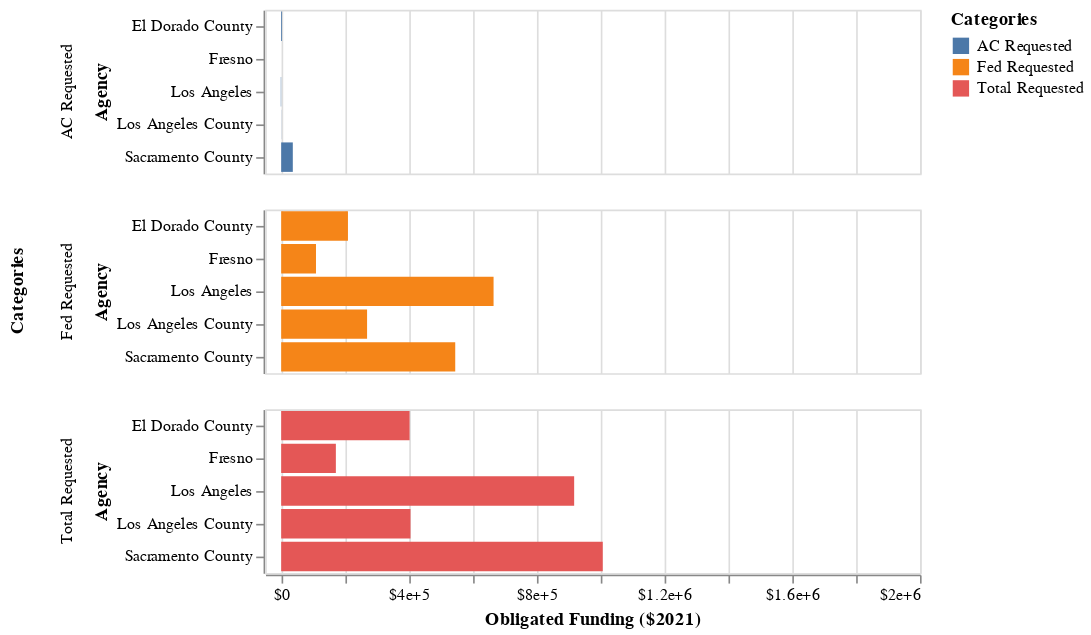
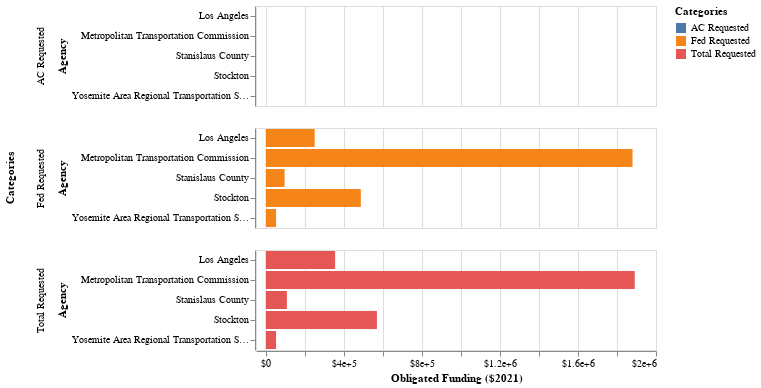
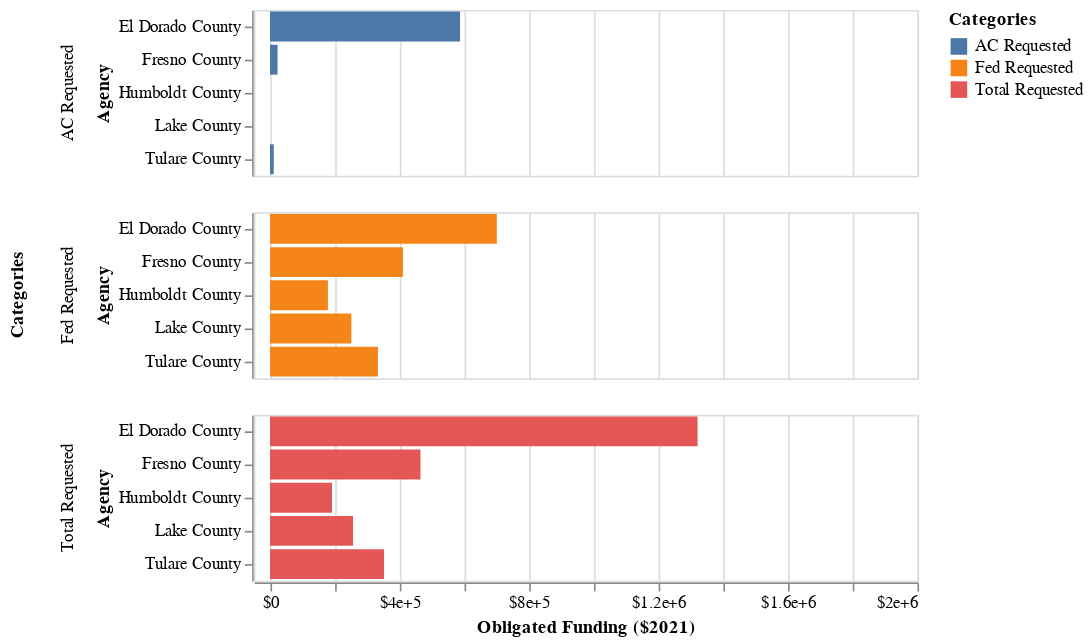
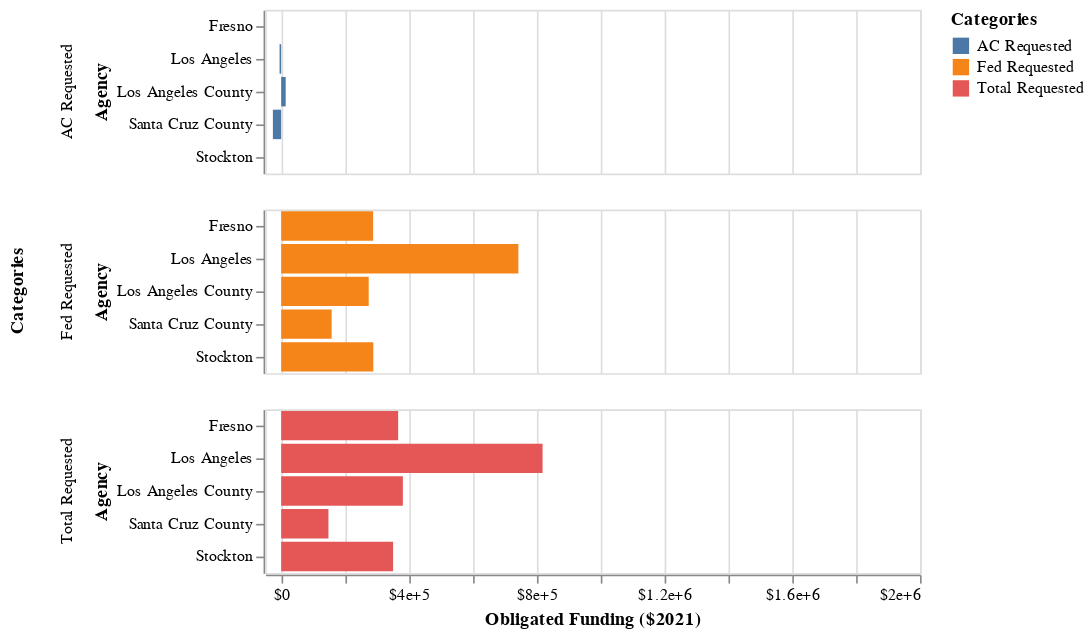

The cell these charts' notebook holds for them, in order:
### Code cell
work_cat = ['active_transp', 'transit', 'bridge', 'street','freeway', 'infra_resiliency_er',
       'congestion_relief']

for i in work_cat:
    subset = (df>>filter(_[i]==1))
    subset_2 = ((_dla_utils.find_top(subset))>>filter(_.variable=='primary_agency_name')
            >>select(_.value,_.count)).head(5)
    subset_2['Percent of Category'] = (((subset_2['count'])/(len(subset)))*100)
    subset_2 =subset_2.rename(columns = {'value':'Agency', 'count':f'{_dla_utils.labeling(i)} Obligations'})
    
    
    #generate chart:
    
    subset_3= ((subset.groupby(['primary_agency_name']).agg({i:'sum',
                                                    'process_days':'mean',
                                                    'adjusted_total_requested':'mean',
                                                    'adjusted_fed_requested':'mean',
                                                    'adjusted_ac_requested':'mean'}).reset_index())>>arrange(-_[i])).head(5)
    
    subset_3 =subset_3.rename(columns = {'primary_agency_name':'Agency',
                                         'adjusted_total_requested':'Total Requested',
                                         'adjusted_fed_requested':'Fed Requested',
                                         'adjusted_ac_requested':'AC Requested'})
    
    subset_4 = pd.melt(subset_3, id_vars=['Agency'],
        value_vars=['Total Requested','Fed Requested','AC Requested'],
        var_name='Categories', value_name='value'
       )

    ## following cell block makes it hard to change name
    # subset_4 = (subset_3 >> gather('category', 'value', _.adjusted_total_requested,
    #                 _.adjusted_fed_requested,
    #                 _.adjusted_ac_requested,
    #                 ))
    
    chart = (alt.Chart(subset_4).mark_bar().encode(
        x=alt.X('value', axis=alt.Axis(format='$', title='Obligated Funding ($2021)'), scale=alt.Scale(domain=(-50000, 2000000))),
        y=alt.Y("Agency"),
        color='Categories:N',
        row='Categories:N'
    ))
    
    display(Markdown(f'**Top Agencies using {labeling(i)} Projects**'))
    display(subset_2.style.format(formatter={('Percent of Category'): "{:.2f}%"}))
    display(chart)

### Figure 1 — Vega-Lite specification as saved in the notebook (floating-point values rounded to 4 significant figures)
{"config": {"view": {"continuousWidth": 400, "continuousHeight": 300}}, "data": {"name": "data-a9a8dd2b2ae2c74443767569b31d9e31"}, "mark": "bar", "encoding": {"color": {"field": "Categories", "type": "nominal"}, "row": {"field": "Categories", "type": "nominal"}, "x": {"axis": {"format": "$", "title": "Obligated Funding ($2021)"}, "field": "value", "scale": {"domain": [-50000, 2000000]}, "type": "quantitative"}, "y": {"field": "Agency", "type": "nominal"}}, "$schema": "https://vega.github.io/schema/vega-lite/v4.17.0.json", "datasets": {"data-a9a8dd2b2ae2c74443767569b31d9e31": [{"Agency": "Los Angeles", "Categories": "Total Requested", "value": 917300.0}, {"Agency": "Sacramento County", "Categories": "Total Requested", "value": 1007000.0}, {"Agency": "Los Angeles County", "Categories": "Total Requested", "value": 404900.0}, {"Agency": "Fresno", "Categories": "Total Requested", "value": 171200.0}, {"Agency": "El Dorado County", "Categories": "Total Requested", "value": 402000.0}, {"Agency": "Los Angeles", "Categories": "Fed Requested", "value": 665000.0}, {"Agency": "Sacramento County", "Categories": "Fed Requested", "value": 545000.0}, {"Agency": "Los Angeles County", "Categories": "Fed Requested", "value": 269000.0}, {"Agency": "Fresno", "Categories": "Fed Requested", "value": 109000.0}, {"Agency": "El Dorado County", "Categories": "Fed Requested", "value": 209100.0}, {"Agency": "Los Angeles", "Categories": "AC Requested", "value": -1212.0}, {"Agency": "Sacramento County", "Categories": "AC Requested", "value": 36460.0}, {"Agency": "Los Angeles County", "Categories": "AC Requested", "value": 368.2}, {"Agency": "Fresno", "Categories": "AC Requested", "value": 0.0}, {"Agency": "El Dorado County", "Categories": "AC Requested", "value": 2687.0}]}}

### Figure 2 — Vega-Lite specification as saved in the notebook (floating-point values rounded to 4 significant figures)
{"config": {"view": {"continuousWidth": 400, "continuousHeight": 300}}, "data": {"name": "data-7c0491f14a46b1b5446ac991baf3443f"}, "mark": "bar", "encoding": {"color": {"field": "Categories", "type": "nominal"}, "row": {"field": "Categories", "type": "nominal"}, "x": {"axis": {"format": "$", "title": "Obligated Funding ($2021)"}, "field": "value", "scale": {"domain": [-50000, 2000000]}, "type": "quantitative"}, "y": {"field": "Agency", "type": "nominal"}}, "$schema": "https://vega.github.io/schema/vega-lite/v4.17.0.json", "datasets": {"data-7c0491f14a46b1b5446ac991baf3443f": [{"Agency": "Los Angeles", "Categories": "Total Requested", "value": 355600.0}, {"Agency": "Metropolitan Transportation Commission", "Categories": "Total Requested", "value": 1891000.0}, {"Agency": "Stanislaus County", "Categories": "Total Requested", "value": 108500.0}, {"Agency": "Stockton", "Categories": "Total Requested", "value": 569700.0}, {"Agency": "Yosemite Area Regional Transportation System JPA", "Categories": "Total Requested", "value": 52830.0}, {"Agency": "Los Angeles", "Categories": "Fed Requested", "value": 250800.0}, {"Agency": "Metropolitan Transportation Commission", "Categories": "Fed Requested", "value": 1880000.0}, {"Agency": "Stanislaus County", "Categories": "Fed Requested", "value": 96430.0}, {"Agency": "Stockton", "Categories": "Fed Requested", "value": 487200.0}, {"Agency": "Yosemite Area Regional Transportation System JPA", "Categories": "Fed Requested", "value": 52830.0}, {"Agency": "Los Angeles", "Categories": "AC Requested", "value": 0.0}, {"Agency": "Metropolitan Transportation Commission", "Categories": "AC Requested", "value": 0.0}, {"Agency": "Stanislaus County", "Categories": "AC Requested", "value": 0.0}, {"Agency": "Stockton", "Categories": "AC Requested", "value": 0.0}, {"Agency": "Yosemite Area Regional Transportation System JPA", "Categories": "AC Requested", "value": 0.0}]}}

### Figure 3 — Vega-Lite specification as saved in the notebook (floating-point values rounded to 4 significant figures)
{"config": {"view": {"continuousWidth": 400, "continuousHeight": 300}}, "data": {"name": "data-3ec14ff1dd960f3245eff81d231deabc"}, "mark": "bar", "encoding": {"color": {"field": "Categories", "type": "nominal"}, "row": {"field": "Categories", "type": "nominal"}, "x": {"axis": {"format": "$", "title": "Obligated Funding ($2021)"}, "field": "value", "scale": {"domain": [-50000, 2000000]}, "type": "quantitative"}, "y": {"field": "Agency", "type": "nominal"}}, "$schema": "https://vega.github.io/schema/vega-lite/v4.17.0.json", "datasets": {"data-3ec14ff1dd960f3245eff81d231deabc": [{"Agency": "Tulare County", "Categories": "Total Requested", "value": 352200.0}, {"Agency": "Fresno County", "Categories": "Total Requested", "value": 464900.0}, {"Agency": "Humboldt County", "Categories": "Total Requested", "value": 191600.0}, {"Agency": "Lake County", "Categories": "Total Requested", "value": 256500.0}, {"Agency": "El Dorado County", "Categories": "Total Requested", "value": 1321000.0}, {"Agency": "Tulare County", "Categories": "Fed Requested", "value": 333400.0}, {"Agency": "Fresno County", "Categories": "Fed Requested", "value": 410500.0}, {"Agency": "Humboldt County", "Categories": "Fed Requested", "value": 178900.0}, {"Agency": "Lake County", "Categories": "Fed Requested", "value": 251300.0}, {"Agency": "El Dorado County", "Categories": "Fed Requested", "value": 700700.0}, {"Agency": "Tulare County", "Categories": "AC Requested", "value": 11470.0}, {"Agency": "Fresno County", "Categories": "AC Requested", "value": 23360.0}, {"Agency": "Humboldt County", "Categories": "AC Requested", "value": 75.21}, {"Agency": "Lake County", "Categories": "AC Requested", "value": 0.0}, {"Agency": "El Dorado County", "Categories": "AC Requested", "value": 587100.0}]}}

### Figure 4 — Vega-Lite specification as saved in the notebook (floating-point values rounded to 4 significant figures)
{"config": {"view": {"continuousWidth": 400, "continuousHeight": 300}}, "data": {"name": "data-d6bc65611f96b4cae91a2b2f9370de5a"}, "mark": "bar", "encoding": {"color": {"field": "Categories", "type": "nominal"}, "row": {"field": "Categories", "type": "nominal"}, "x": {"axis": {"format": "$", "title": "Obligated Funding ($2021)"}, "field": "value", "scale": {"domain": [-50000, 2000000]}, "type": "quantitative"}, "y": {"field": "Agency", "type": "nominal"}}, "$schema": "https://vega.github.io/schema/vega-lite/v4.17.0.json", "datasets": {"data-d6bc65611f96b4cae91a2b2f9370de5a": [{"Agency": "Santa Cruz County", "Categories": "Total Requested", "value": 148000.0}, {"Agency": "Los Angeles", "Categories": "Total Requested", "value": 818400.0}, {"Agency": "Fresno", "Categories": "Total Requested", "value": 366300.0}, {"Agency": "Los Angeles County", "Categories": "Total Requested", "value": 381000.0}, {"Agency": "Stockton", "Categories": "Total Requested", "value": 350400.0}, {"Agency": "Santa Cruz County", "Categories": "Fed Requested", "value": 158100.0}, {"Agency": "Los Angeles", "Categories": "Fed Requested", "value": 742600.0}, {"Agency": "Fresno", "Categories": "Fed Requested", "value": 287900.0}, {"Agency": "Los Angeles County", "Categories": "Fed Requested", "value": 274100.0}, {"Agency": "Stockton", "Categories": "Fed Requested", "value": 288500.0}, {"Agency": "Santa Cruz County", "Categories": "AC Requested", "value": -25910.0}, {"Agency": "Los Angeles", "Categories": "AC Requested", "value": -4994.0}, {"Agency": "Fresno", "Categories": "AC Requested", "value": 0.0}, {"Agency": "Los Angeles County", "Categories": "AC Requested", "value": 14180.0}, {"Agency": "Stockton", "Categories": "AC Requested", "value": 0.0}]}}
